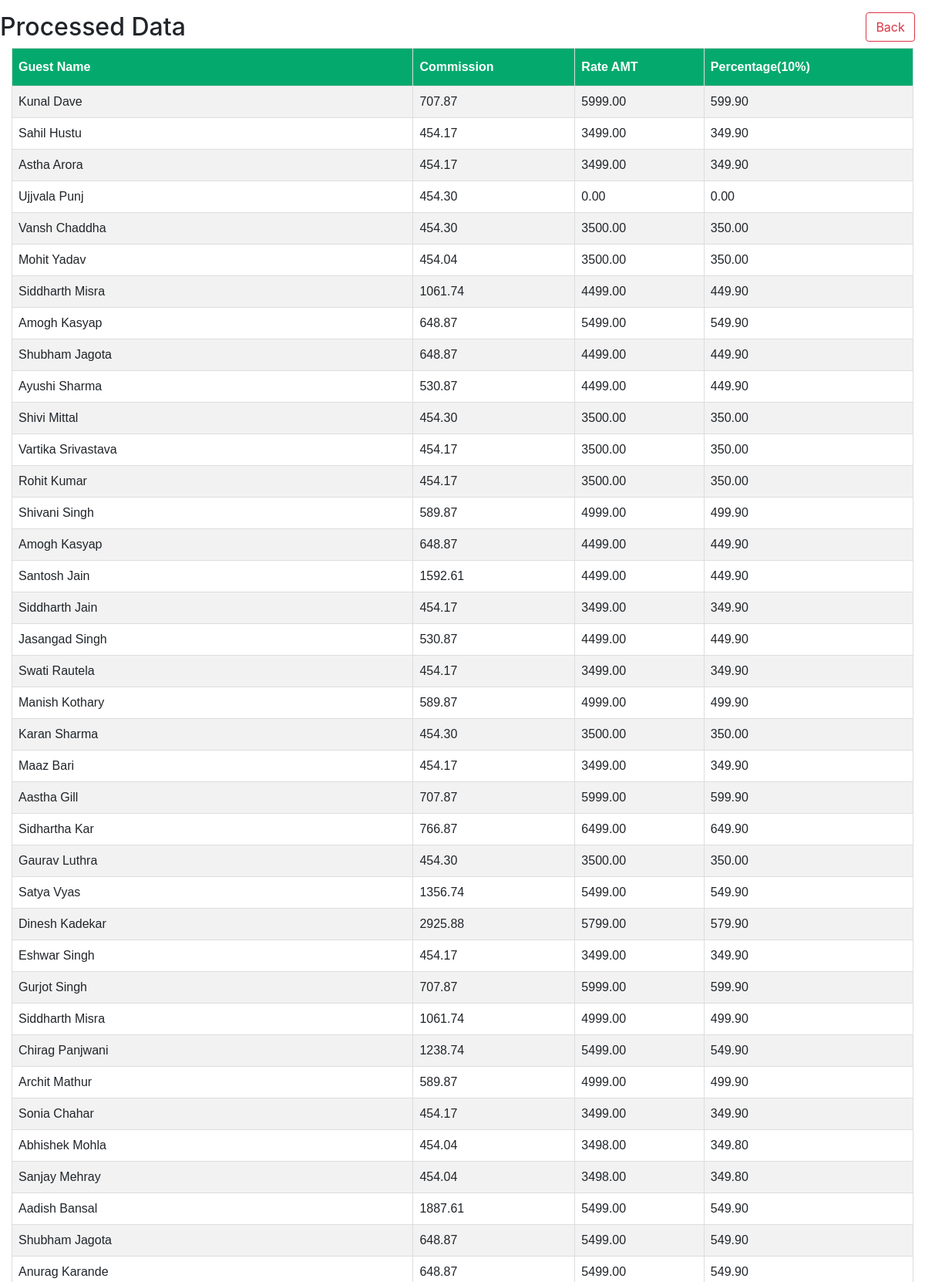
Page /success (upper part) on the committed database.
### file_handler/models.py (models this page shows, shortened)
class ProcessedData(models.Model):
    guest_name = models.CharField(max_length=255,null=True,blank=True)
    is_matched = models.BooleanField(default=False,null=True,blank=True)
    commission = models.DecimalField(max_digits=10, decimal_places=2,null=True,blank=True)
    rate_amd = models.DecimalField(max_digits=10, decimal_places=2,null=True,blank=True)
    difference = models.DecimalField(max_digits=10, decimal_places=2,null=True,blank=True)

### file_handler/views.py (the view)
# urls.py: path('success', views.success, name='success'),
def success(request):
    try:
        data = ProcessedData.objects.all().order_by(
            '-is_matched')  # Fetch data from the database
        return render(request, 'file_handler/success.html', {'data': data})
    except Exception as e:
        return HttpResponse(f"An error occurred: {str(e)}")

### file_handler/templates/file_handler/success.html (shortened to what this page needs)
<!doctype html>
<html lang="en">
<head>
    <link rel="stylesheet" href="https://cdn.jsdelivr.net/npm/bootstrap@4.4.1/dist/css/bootstrap.min.css"
>
</head>
<body>
    <div class="mt-3">
        {% if data %}
        <div class="row">
            <div class="col-md-10">
                <h2>Processed Data</h2>
            </div>
            <div class="col-md-1" style="margin-left: 8%;">
                <a href="/" class="btn btn-outline-danger">Back</a>
            </div>
        </div>
        <div class="col-md-12">
        <table id="customers" style="border:1px solid black;">
            <tr>
                <th>Guest Name</th>
                <th>Commission</th>
                <th>Rate AMT</th>
                <th>Percentage(10%)</th>
            </tr>
            {% for row in data %}
            {% if row.is_matched %}
            <tr>
                <td>{{ row.guest_name }}</td>
                <td>{{ row.commission }}</td>
                <td>{{ row.rate_amd }}</td>
                <td>{{ row.difference }}</td>
            </tr>
            {% else %}
            <tr>
                <td>{{ row.guest_name }}</td>
                <td colspan="3">Match Not Found</td>
            </tr>
            {% endif %}
            {% endfor %}
        </table>
        {% endif %}
    </div>
    </div>
</body>
</html>

### file_handler/templates/file_handler/success.html (style rules this page uses)
#customers { font-family: Arial, Helvetica, sans-serif; border-collapse: collapse; width: 100%; }
#customers td, #customers th { border: 1px solid #ddd; padding: 8px; }
#customers tr:nth-child(even) { background-color: #f2f2f2; }
#customers th { padding-top: 12px; padding-bottom: 12px; text-align: left; background-color: #04AA6D; color: white; }

### rows in the picture
ProcessedData: guest_name "Kunal Dave", commission "707.87", rate_amd "5999.00", difference "599.90"
ProcessedData: guest_name "Sahil Hustu", commission "454.17", rate_amd "3499.00", difference "349.90"
ProcessedData: guest_name "Astha Arora", commission "454.17", rate_amd "3499.00", difference "349.90"
ProcessedData: guest_name "Ujjvala Punj", commission "454.30", rate_amd "0.00", difference "0.00"
ProcessedData: guest_name "Vansh Chaddha", commission "454.30", rate_amd "3500.00", difference "350.00"
ProcessedData: guest_name "Mohit Yadav", commission "454.04", rate_amd "3500.00", difference "350.00"
ProcessedData: guest_name "Siddharth Misra", commission "1061.74", rate_amd "4499.00", difference "449.90"
ProcessedData: guest_name "Amogh Kasyap", commission "648.87", rate_amd "5499.00", difference "549.90"
ProcessedData: guest_name "Shubham Jagota", commission "648.87", rate_amd "4499.00", difference "449.90"
ProcessedData: guest_name "Ayushi Sharma", commission "530.87", rate_amd "4499.00", difference "449.90"
ProcessedData: guest_name "Shivi Mittal", commission "454.30", rate_amd "3500.00", difference "350.00"
ProcessedData: guest_name "Vartika Srivastava", commission "454.17", rate_amd "3500.00", difference "350.00"
ProcessedData: guest_name "Rohit Kumar", commission "454.17", rate_amd "3500.00", difference "350.00"
ProcessedData: guest_name "Shivani Singh", commission "589.87", rate_amd "4999.00", difference "499.90"
ProcessedData: guest_name "Amogh Kasyap", commission "648.87", rate_amd "4499.00", difference "449.90"
ProcessedData: guest_name "Santosh Jain", commission "1592.61", rate_amd "4499.00", difference "449.90"
ProcessedData: guest_name "Siddharth Jain", commission "454.17", rate_amd "3499.00", difference "349.90"
ProcessedData: guest_name "Jasangad Singh", commission "530.87", rate_amd "4499.00", difference "449.90"
ProcessedData: guest_name "Swati Rautela", commission "454.17", rate_amd "3499.00", difference "349.90"
ProcessedData: guest_name "Manish Kothary", commission "589.87", rate_amd "4999.00", difference "499.90"
ProcessedData: guest_name "Karan Sharma", commission "454.30", rate_amd "3500.00", difference "350.00"
ProcessedData: guest_name "Maaz Bari", commission "454.17", rate_amd "3499.00", difference "349.90"
ProcessedData: guest_name "Aastha Gill", commission "707.87", rate_amd "5999.00", difference "599.90"
ProcessedData: guest_name "Sidhartha Kar", commission "766.87", rate_amd "6499.00", difference "649.90"
ProcessedData: guest_name "Gaurav Luthra", commission "454.30", rate_amd "3500.00", difference "350.00"
ProcessedData: guest_name "Satya Vyas", commission "1356.74", rate_amd "5499.00", difference "549.90"
ProcessedData: guest_name "Dinesh Kadekar", commission "2925.88", rate_amd "5799.00", difference "579.90"
ProcessedData: guest_name "Eshwar Singh", commission "454.17", rate_amd "3499.00", difference "349.90"
ProcessedData: guest_name "Gurjot Singh", commission "707.87", rate_amd "5999.00", difference "599.90"
ProcessedData: guest_name "Siddharth Misra", commission "1061.74", rate_amd "4999.00", difference "499.90"
ProcessedData: guest_name "Chirag Panjwani", commission "1238.74", rate_amd "5499.00", difference "549.90"
ProcessedData: guest_name "Archit Mathur", commission "589.87", rate_amd "4999.00", difference "499.90"
ProcessedData: guest_name "Sonia Chahar", commission "454.17", rate_amd "3499.00", difference "349.90"
ProcessedData: guest_name "Abhishek Mohla", commission "454.04", rate_amd "3498.00", difference "349.80"
ProcessedData: guest_name "Sanjay Mehray", commission "454.04", rate_amd "3498.00", difference "349.80"
ProcessedData: guest_name "Aadish Bansal", commission "1887.61", rate_amd "5499.00", difference "549.90"
ProcessedData: guest_name "Shubham Jagota", commission "648.87", rate_amd "5499.00", difference "549.90"
ProcessedData: guest_name "Anurag Karande", commission "648.87", rate_amd "5499.00", difference "549.90"
